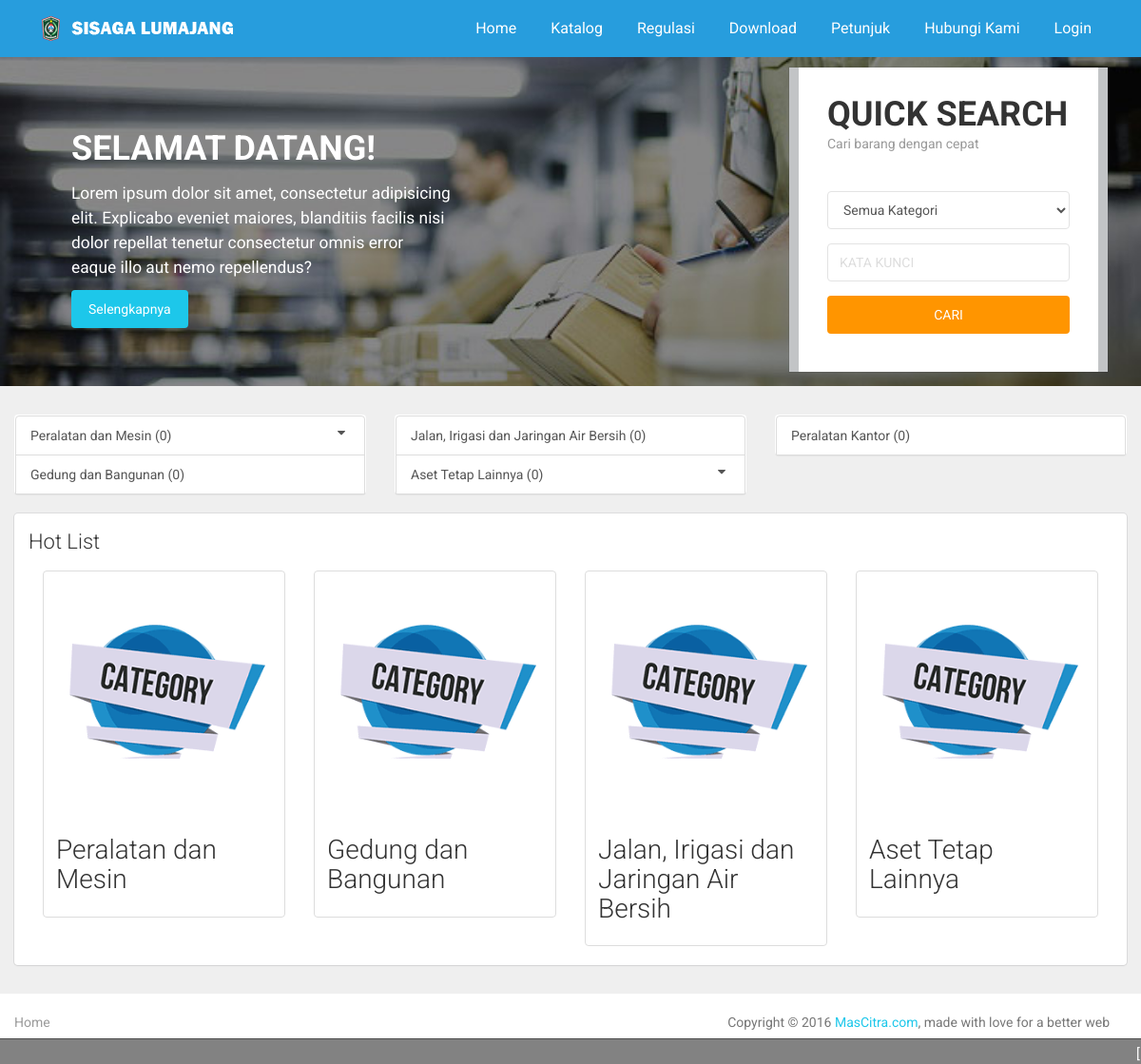
The page / on the database its author committed.
### tables this page shows
CREATE TABLE `kategori` (
  `id` int(11) NOT NULL,
  `kode_kategori` varchar(255) NOT NULL,
  `nama` varchar(255) NOT NULL,
  `kode_induk_kategori` varchar(255) DEFAULT NULL,
  `status` int(11) DEFAULT '1'
);

CREATE TABLE `pengumuman` (
  `id` int(4) NOT NULL,
  `judul` varchar(30) NOT NULL,
  `isi` text NOT NULL,
  `masa_aktif` datetime DEFAULT NULL,
  `penting` tinyint(1) DEFAULT NULL,
  `status` tinyint(1) NOT NULL,
  `createdAt` timestamp NOT NULL DEFAULT CURRENT_TIMESTAMP,
  `createdBy` varchar(6) NOT NULL,
  `updatedAt` datetime DEFAULT NULL,
  `updatedBy` varchar(6) DEFAULT NULL
);

### application/controllers/Homepage.php (called while the page is built, shortened)
<?php
class Homepage extends MY_Controller
{
    public function __construct()
    {
        $this->data['css'] = 'homepage';
        $this->data['info'] = $this->pengumuman_m->get_info();
        $this->load->model(array('kategori_m', 'barang_m'));
    }
    public function index()
    {
        $this->data['content'] = 'home';
        $this->data['daftar'] = $this->kategori_m->getKategoriWithChild();
        $this->data['kategori'] = $this->kategori_m->limit(4)->get_many_by(array('kode_induk_kategori' => NULL));
        $this->load->view('homepage/index', $this->data);
    }
}

### application/core/MY_Controller.php (called while the page is built, shortened)
<?php
class MY_Controller extends CI_Controller
{
    public function _remap($method, $param = array())
    {
        if (method_exists($this, $method) && $method != 'index') {
            return call_user_func_array(array($this, $method), $param);
        } else {
            $this->index();
        }
    }
}

### index.php (called while the page is built, shortened)
<?php
require_once BASEPATH . 'core/CodeIgniter.php';

### application/core/MY_Model.php (called while the page is built, shortened)
<?php
class MY_Model extends CI_Model
{
    protected $_table;
    public $_database;
    protected $return_type = 'object';
    protected $_temporary_return_type = NULL;
    public function __construct()
    {
        $this->_database = $this->db;
        $this->_temporary_return_type = $this->return_type;
    }
    public function get_many_by()
    {
        return $this->get_all();
    }
    public function get_all()
    {
        $result = $this->_database->get($this->_table)
                           ->{$this->_return_type(1)}();
        $this->_temporary_return_type = $this->return_type;
        return $result;
    }
    public function limit($limit, $offset = 0)
    {
        $this->_database->limit($limit, $offset);
        return $this;
    }
    private function _fetch_table()
    {
        if ($this->_table == NULL)
        {
            $this->_table = plural(preg_replace('/(_m|_model)?$/', '', strtolower(get_class($this))));
        }
    }
    protected function _set_where($params)
    {
        if (count($params) == 1 && is_array($params[0]))
        {
            foreach ($params[0] as $field => $filter)
            {
                if (is_array($filter))
                {
                    $this->_database->where_in($field, $filter);
                }
                else
                {
                    if (is_int($field))
                    {
                        $this->_database->where($filter);
                    }
                    else
                    {
                        $this->_database->where($field, $filter);
                    }
                }
            }
        }
    }
    protected function _return_type($multi = FALSE)
    {
        $method = ($multi) ? 'result' : 'row';
        return $this->_temporary_return_type == 'array' ? $method . '_array' : $method;
    }
}

### application/models/Kategori_m.php (called while the page is built, shortened)
<?php
class kategori_m extends MY_Model
{
    public function __construct()
    {
        $this->_table = 'kategori';
    }
    public function getKategoriWithChild()
    {
        $result = $this->kategori_m->get_many_by(array('status' => '1'));
        $induk = array();
        foreach ($result as $list) {
            if (strlen($list->kode_kategori) == 2) {
                array_push($induk, $list);
            }
        }
        $limit = count($induk);
        $indukDanSub = array();
        for ($i = 0; $i < $limit; $i++) {
            $j = 0;
            $indukDanSub[$i][$j++] = $induk[$i]->id;
            $jmlBrg = $this->totalBarangSesuaiIdKategori($i, $induk);
            $indukDanSub[$i][$j++] = $induk[$i]->nama;
            $indukDanSub[$i][$j] = $jmlBrg[0]->jml;
            $result = $this->kategori_m->get_many_by(array('kode_induk_kategori' => $induk[$i]->kode_kategori, 'status' => '1'));
            foreach ($result as $list){
                $j++;
                $indukDanSub[$i][$j++] = $list->id;
                $indukDanSub[$i][$j++] = $list->nama;
                $jmlBrg = $this->totalBrgSesuaiIdKategori($list);
                $indukDanSub[$i][$j] = $jmlBrg[0]->jml;
            }
        }
        return $indukDanSub;
    }
    private function totalBarangSesuaiIdKategori($i, $induk):array
    {
        $this->db->select('count(b.id) as jml');
        $this->db->from('kategori k');
        $this->db->join('barang b', 'k.kode_kategori = b.kode_kategori');
        $this->db->where('b.kode_kategori', $induk[$i]->id);
        $jmlBrg = $this->db->get()->result();
        return $jmlBrg;
    }
    private function totalBrgSesuaiIdKategori($list):array
    {
        $this->db->select('count(b.id) as jml');
        $this->db->from('kategori k');
        $this->db->join('barang b', 'k.kode_kategori = b.kode_kategori');
        $this->db->where('b.kode_kategori', $list->id);
        $jmlBrg = $this->db->get()->result();
        return $jmlBrg;
    }
}

### application/views/homepage/_home.php (the view, shortened to what this page needs)
<div class='row' id="highlight">
    <div class="col-lg-5">
        <div id="desc">
            <h2>SELAMAT DATANG!</h2>
            <p>
                Lorem ipsum dolor sit amet, consectetur adipisicing elit.
                Explicabo eveniet maiores, blanditiis facilis nisi dolor repellat tenetur
                consectetur omnis error eaque illo aut nemo repellendus?
            </p>
            <button class="btn btn-info btn-fill">Selengkapnya</button>
        </div>
    </div>
    <div class="col-lg-7">
        <div class="card">
            <div class="header">
                <h2 class="title">QUICK SEARCH</h2>
                <span class="category">Cari barang dengan cepat</span>
            </div>
            <div class="content">
                <div class="form-group">
                    <select class="form-control" name="">
                        <option value="">Semua Kategori</option>
                    </select>
                </div>
                <div class="form-group">
                    <input type="text" class="form-control" placeholder="KATA KUNCI">
                </div>
                <div class="form-group">
                    <button class="btn btn-warning btn-fill btn-block">CARI</button>
                </div>
            </div>
        </div>
    </div>
</div>
<div class="row">
    <?php
    $countList = count($daftar);
    $listNumber = 0;
    ?>
    <?php for ($i = 0; $i < 3; $i++): ?>
        <div class="col-xs-6 col-md-4">
            <div class="panel list-group">
                <?php for ($j = 0; $j < 2; $j++): ?>
                    <?php if ($listNumber < $countList) { ?>
                        <?php $row = count($daftar[$listNumber]); ?>
                        <?php if ($row > 3) { ?>
                            <button class="list-group-item" data-toggle="collapse"
                                    data-target="#sm<?= $i . '' . $j ?>"><?= $daftar[$listNumber][1] ?> (<?= $daftar[$listNumber][2] ?>)<i class="fa fa-caret-down pull-right"></i>
                            </button>
                        <?php } else { ?>
                            <a class="list-group-item" href="#"><?= $daftar[$listNumber][1] ?> (<?= $daftar[$listNumber][2] ?>)
                            </a>
                        <?php } ?>
                        <?php $listNumber++; ?>
                    <?php } ?>
                <?php endfor; ?>
            </div>
        </div>
    <?php endfor;
    end: ?>
</div>
<div class="container-fluid" id="hot-list">
    <div class="row card">
        <div class="header">
            <h4 class="title">Hot List</h4>
        </div>
        <div class="content">
            <?php foreach ($kategori as $list): ?>
                <a href="<?= site_url('homepage/daftar?kategori=') . $list->id ?>">
                    <div class="col-sm-6 col-md-4 col-lg-3">
                        <div class="thumbnail">
                            <img src="<?= base_url('assets/img/kategori.gif') ?>" alt="...">
                            <div class="caption">
                                <h3><?= $list->nama ?></h3>
                            </div>
                        </div>
                    </div>
                </a>
            <?php endforeach; ?>
        </div>
    </div>
</div>

### application/views/homepage/index.php (shortened to what this page needs)
<!DOCTYPE html>
<html lang="en">
<head>
    <?php $this->load->view('homepage/css');?>
</head>
<body>
<?php $this->load->view('homepage/navbar');?>
<div class="container-fluid" style="margin-top: 4em">
<?php if (isset($content)): $this->load->view('homepage/_' . $content);endif;?>
</div>
<?php $datestring = '%Y %F %d'; ?>
<div class="pengumuman">
    <?php foreach ($info as $data): ?>
        <span>[ <?=mdate($datestring, strtotime($data->createdAt))?> ]</span>
    <?php endforeach; ?>
</div>
<?php $this->load->view('homepage/_footer');?>
</body>
</html>

### application/views/homepage/css.php (shortened to what this page needs)
<link href="<?=base_url('assets/plugin/bootstrap/css/bootstrap.min.css')?>" rel="stylesheet" />
<link href="<?=base_url('assets/css/navbar-color.css')?>" rel="stylesheet" />
<link href="<?=base_url('assets/plugin/template/css/animate.min.css')?>" rel="stylesheet"/>
<link href="<?=base_url('assets/plugin/jquery-ui/jquery-ui.min.css')?>" rel="stylesheet"/>
<link href="<?=base_url('assets/plugin/template/css/light-bootstrap-dashboard.css')?>" rel="stylesheet"/>
<link href="<?=base_url('assets/plugin/fontawesome/css/font-awesome.min.css')?>" rel="stylesheet" />
<?php if(isset($css) && $css != ''): ?>
	<link href="<?=base_url()?>assets/css/_<?=$css?>.css" rel="stylesheet" />
<?php endif ?>

### application/views/homepage/navbar.php (shortened to what this page needs)
<nav class="navbar navbar-trans navbar-fixed-top" role="navigation">
    <div class="container">
        <div class="navbar-header">
            <a class="navbar-brand" href="#">
                <img alt="SIAGA" src="<?= base_url('assets/img/icon-sm.png') ?>">
            </a>
        </div>
        <div class="navbar-collapse collapse navbar-right" id="navbar-collapsible">
            <ul class="nav navbar-nav navbar-left">
                <li><a href="<?=site_url()?>">Home</a></li>
                <li><a href="#">Katalog</a></li>
                <li><a href="#">Regulasi</a></li>
                <li><a href="#">Download</a></li>
                <li><a href="#">Petunjuk</a></li>
                <li><a href="<?=site_url('kontak')?>">Hubungi Kami</a></li>
                <li><a href="<?= site_url('users/login') ?>">Login</a></li>
                <li>&nbsp;</li>
            </ul>
        </div>
    </div>
</nav>

### application/views/homepage/_footer.php
<footer class="footer" style="padding-bottom: 1em">
    <div class="container-fluid">
        <nav class="pull-left">
            <ul>
                <li>
                    <a href="#">
                        Home
                    </a>
                </li>
            </ul>
        </nav>
        <p class="copyright pull-right">
            Copyright &copy; 2016 <a href="http://www.mascitra.com">MasCitra.com</a>, made with love for a better web
        </p>
    </div>
</footer>

### assets/css/navbar-color.css (style rules this page uses)
.navbar-trans { background-color:#279ddd; color:#fff; }
.navbar-trans a { color:#fefefe; }

### assets/css/_homepage.css (style rules this page uses)
body { background-color: #efefef; }
.navbar { margin-bottom: 0; }
#highlight { display: flex; align-items: center; height:350px; margin-bottom: 30px; background: grey url(../img/highlight.jpg); background-size: cover; background-position: center center; }
#highlight #desc { margin: 10px; padding-left: 50px; color: #FFF; }
#highlight #desc h2 { font-weight: bolder; }
#highlight #desc p { font-size: 13pt; }
#highlight .card { width: 50%; float: right; padding:15px; margin: 5px; margin-right: 20px; border-radius: 0; background-color: rgba(255,255,255,1); border-right: 10px #c2c4c6 solid; border-left: 10px #c2c4c6 solid; }
#highlight .card .title { font-weight: bold; }
#highlight .card .content { margin-top: 25px; }

### application/views/homepage/css.php (style rules this page uses)
.pengumuman { width: 100%; height: 27px; position: fixed; padding: 5px; bottom: 0px; z-index: 9999; background-color: rgba(1,1,1,0.7); border-top: 1px black solid; opacity: 0.7; }
.pengumuman span { font-size: 11pt; margin-right:5px; color: #fff; }

### rows shown on the page
kategori: nama "Gedung dan Bangunan", listNumber "0"
kategori: nama "Jalan, Irigasi dan Jaringan Air Bersih", listNumber "0"
kategori: nama "Peralatan Kantor", listNumber "0"
kategori: nama "Peralatan dan Mesin"
kategori: nama "Aset Tetap Lainnya"

### other values the page prints
$daftar[$listNumber][1] "Peralatan dan Mesin"
$daftar[$listNumber][2] "0"
$daftar[$listNumber][1] "Aset Tetap Lainnya"
